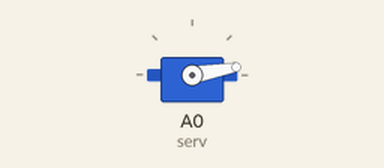
The sketch below on a simulated Arduino Uno, built with avr-gcc and run on an emulated ATmega328P. Parts: servo.

Above: at 0.05 s.
At 1.4 s:
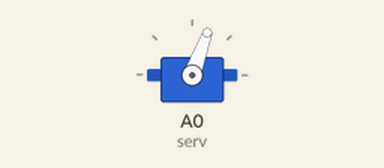
At 2.8 s:
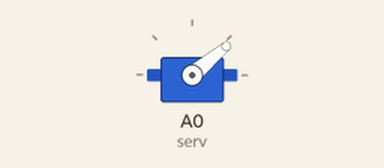
Timing chart, 0 to 7.4 s (numbered marks = the images above):
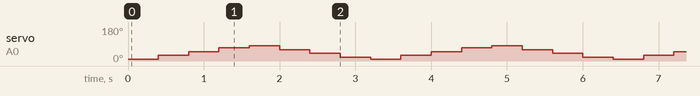

The sketch:

servo_test_Mar02.ino
```cpp
#include <Servo.h>

// white - signal
// red - 5V
// black - GND

// minimum and maximum servo driving values
// these correspond to 0 deg and appx 1710 deg
// this is almost 5 entire rotations
int MIN = 10;
int MAX = 80;

int SPEED = 20;
int DELAY = 400;

bool HOLD = false;
int H_VAL = 75;

Servo serv;

int pos = 0;

void setup() {
  serv.attach(A0);
}

void loop()
{
  if (HOLD == true)
  {
    serv.write(H_VAL);
  }
  else
  {
    for (pos = MIN; pos <= MAX; pos += SPEED)
    {
      serv.write(pos);
      delay(DELAY);
    }

    for (pos = MAX; pos >= MIN; pos -= SPEED)
    {
      serv.write(pos);
      delay(DELAY);
    }
  }


}
```

Measured:
- by itself, servo on A0 (serv): repeats every 3.2 s: 50° 0.40 s, 70° 0.40 s, 80° 0.40 s, 60° 0.40 s, 40° 0.40 s, 20° 0.40 s, 10° 0.40 s, 30° 0.40 s
